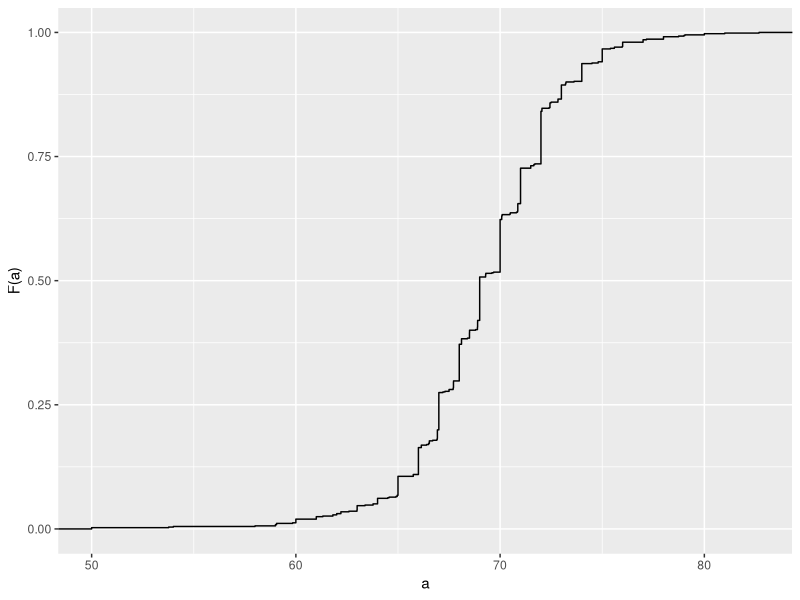
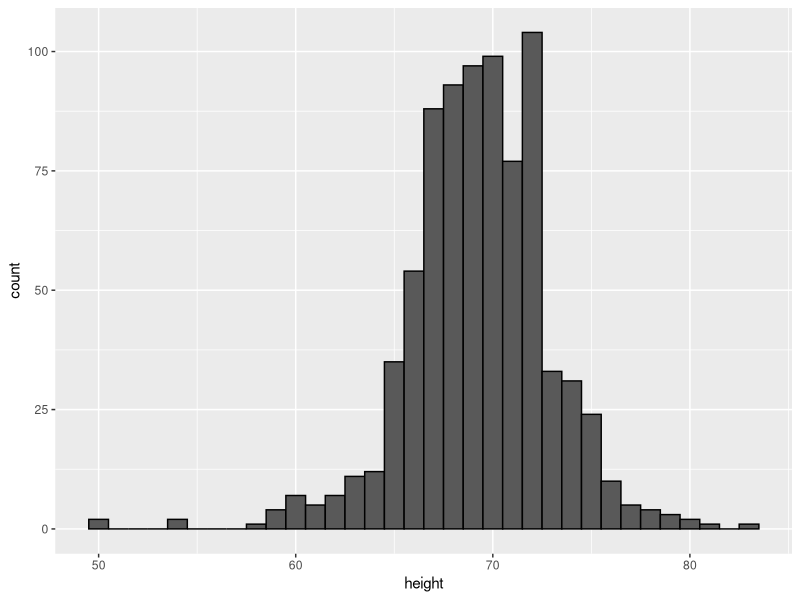
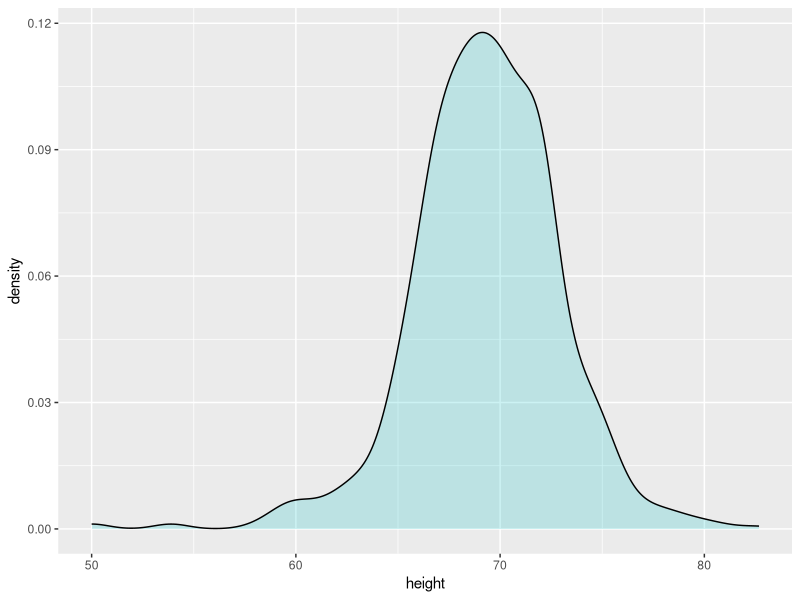
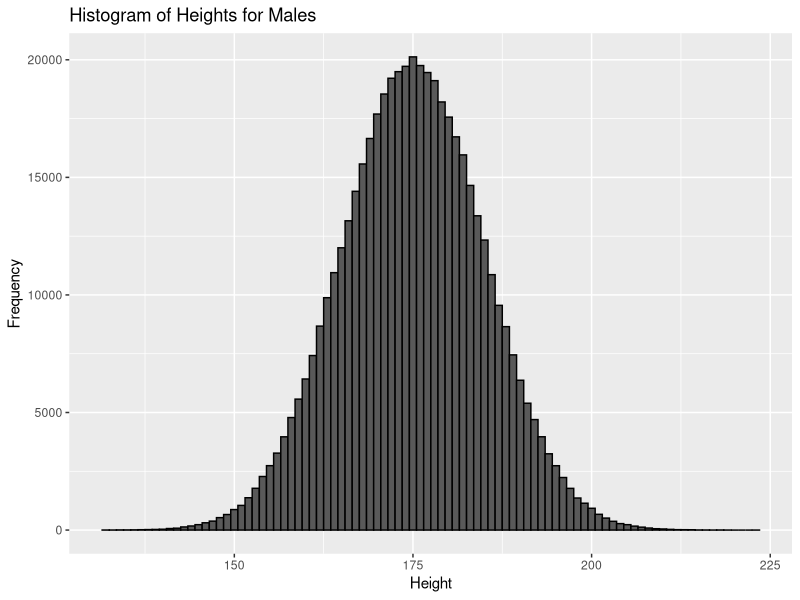
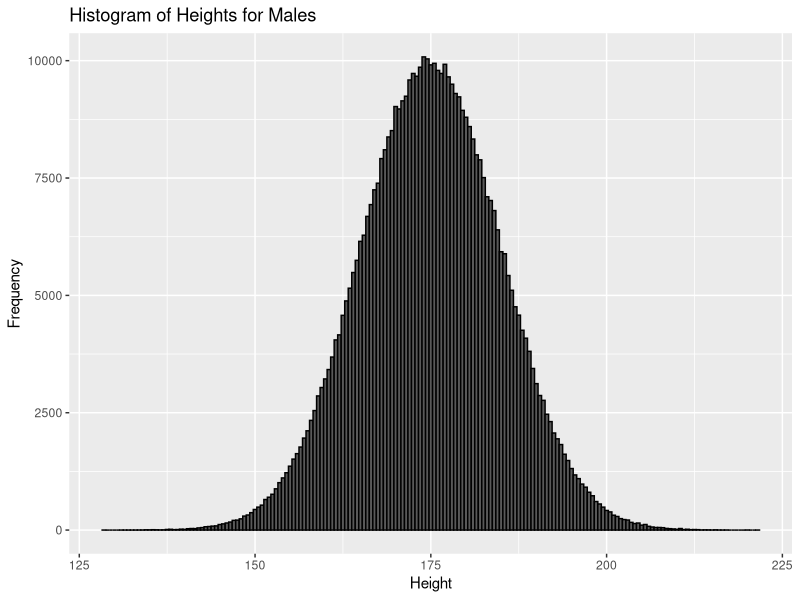
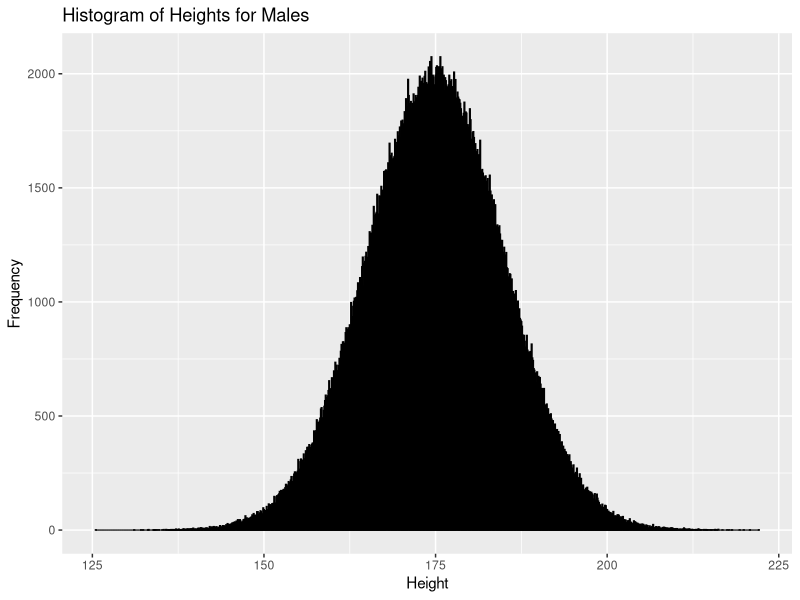
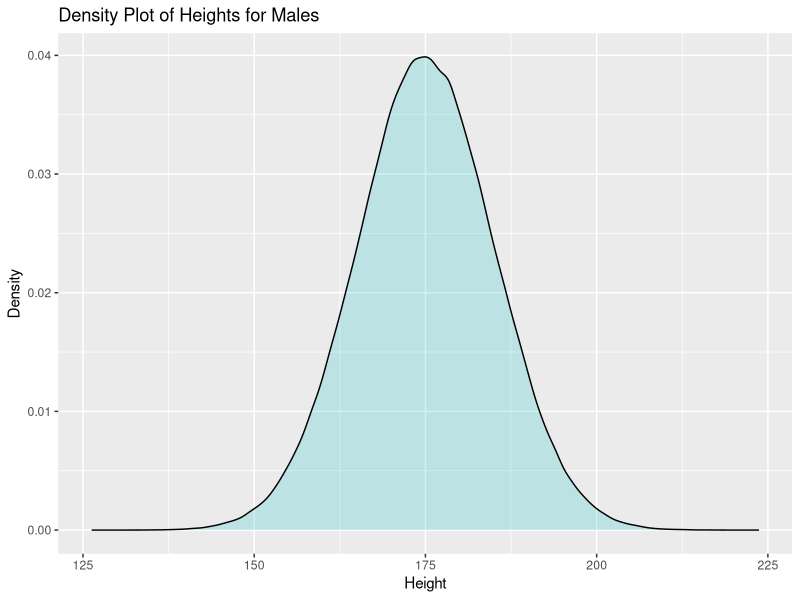
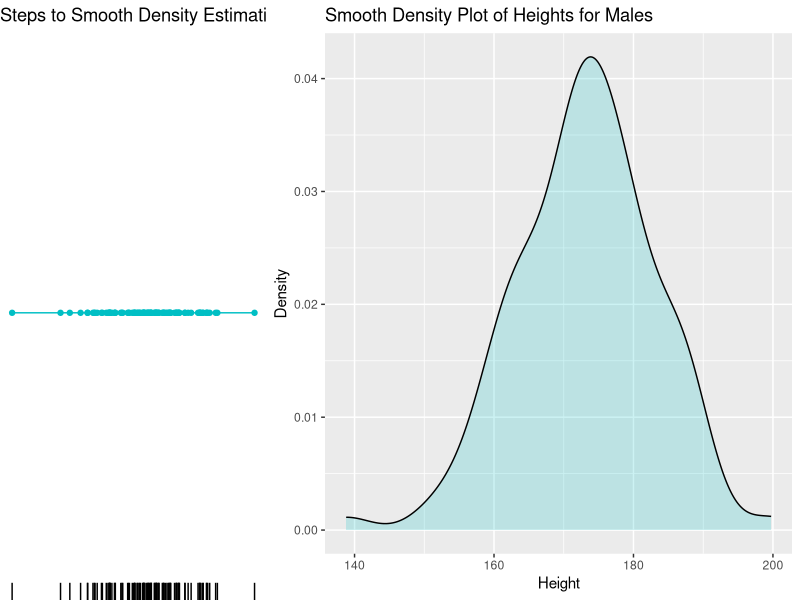

The R source for these figures, in order: (Note: this script raises an error after producing the figures.)
## ---- chunk 1
library(dslabs)

## ---- chunk 2
prop.table(table(state.region))
#> state.region
#>     Northeast         South North Central          West 
#>          0.18          0.32          0.24          0.26
## ---- chunk 3
library(tidyverse)
heights |> filter(sex == "Male") |> 
  ggplot(aes(height)) + 
  stat_ecdf() +
  labs(x = "a", y = "F(a)")
## ---- chunk 4
heights |> filter(sex == "Male") |> 
  ggplot(aes(height)) + 
  geom_histogram(binwidth = 1, color = "black")
## ---- chunk 5
heights |> 
  filter(sex == "Male") |> 
  ggplot(aes(height)) + 
  geom_density(alpha = 0.2, fill = "#00BFC4")
## ---- chunk 6
data <- data.frame(height = rnorm(1000000, mean = 175, sd = 10),
                   sex = sample(c("Male", "Female"), 1000000, replace = TRUE))

# Lọc dữ liệu cho giới tính "Male"
filtered_data <- data[data$sex == "Male", ]

# Vẽ histogram
library(ggplot2)
ggplot(filtered_data, aes(x = height)) +
  geom_histogram(binwidth = 1, color = "black") +
  labs(title = "Histogram of Heights for Males",
       x = "Height",
       y = "Frequency")
## ---- chunk 7
data <- data.frame(height = rnorm(1000000, mean = 175, sd = 10),
                   sex = sample(c("Male", "Female"), 1000000, replace = TRUE))

# Lọc dữ liệu cho giới tính "Male"
filtered_data <- data[data$sex == "Male", ]

# Vẽ histogram với binwidth là 0.5
library(ggplot2)
ggplot(filtered_data, aes(x = height)) +
  geom_histogram(binwidth = 0.5, color = "black") +
  labs(title = "Histogram of Heights for Males",
       x = "Height",
       y = "Frequency")

## ---- chunk 8
data <- data.frame(height = rnorm(1000000, mean = 175, sd = 10),
                   sex = sample(c("Male", "Female"), 1000000, replace = TRUE))

# Lọc dữ liệu cho giới tính "Male"
filtered_data <- data[data$sex == "Male", ]

# Vẽ histogram với binwidth là 0.5
library(ggplot2)
ggplot(filtered_data, aes(x = height)) +
  geom_histogram(binwidth = 0.1, color = "black") +
  labs(title = "Histogram of Heights for Males",
       x = "Height",
       y = "Frequency")
## ---- chunk 9
data <- data.frame(height = rnorm(1000000, mean = 175, sd = 10),
                   sex = sample(c("Male", "Female"), 1000000, replace = TRUE))

# Lọc dữ liệu cho giới tính "Male"
filtered_data <- data[data$sex == "Male", ]

# Vẽ đường cong mật độ với alpha và fill
library(ggplot2)
ggplot(filtered_data, aes(x = height)) +
  geom_density(alpha = 0.2, fill = "#00BFC4", adjust = 1) + # Đặt adjust thành 1 để tính theo tần số
  labs(title = "Density Plot of Heights for Males",
       x = "Height",
       y = "Density")
## ---- chunk 10
# Tạo 1,000,000 giá trị ngẫu nhiên
data <- data.frame(height = rnorm(1000000, mean = 175, sd = 10),
                   sex = sample(c("Male", "Female"), 1000000, replace = TRUE))

# Lọc dữ liệu cho giới tính "Male" và lấy mẫu ngẫu nhiên 100 giá trị
set.seed(123)  # Để đảm bảo kết quả nhất quán
filtered_data <- data[data$sex == "Male", ]
sampled_data <- filtered_data[sample(nrow(filtered_data), 100), ]

# Biểu đồ sơ đồ minh họa các bước
library(ggplot2)
steps <- ggplot() +
  geom_point(aes(x = height, y = 0), data = sampled_data, color = "#00BFC4") +
  geom_line(aes(x = height, y = 0), data = sampled_data, color = "#00BFC4") +
  geom_rug(aes(x = height), data = sampled_data, sides = "b") +
  labs(title = "Steps to Smooth Density Estimation",
       x = "Height",
       y = "") +
  theme_void()

# Biểu đồ đường cong mật độ trơn tru
density_plot <- ggplot(sampled_data, aes(x = height)) +
  geom_density(alpha = 0.2, fill = "#00BFC4") +
  labs(title = "Smooth Density Plot of Heights for Males",
       x = "Height",
       y = "Density")

# Hiển thị cả hai biểu đồ
library(gridExtra)
grid.arrange(steps, density_plot, ncol = 2, widths = c(1, 2))

## ---- chunk 11
p <- heights |> filter(sex == "Male") |> 
  ggplot(aes(height)) +
  geom_histogram(aes(y = after_stat(density)), binwidth = 1, alpha = 0.5) 

p1 <- p +  geom_line(stat = 'density', adjust = 0.5)
p2 <- p +  geom_line(stat = 'density', adjust = 2) 

library(gridExtra)
#> 
#> Attaching package: 'gridExtra'
#> The following object is masked from 'package:dplyr':
#> 
#>     combine
grid.arrange(p1,p2, ncol = 2)


## ---- chunk 12
m <- sum(x) / length(x)
## ---- chunk 13
s <- sqrt(sum((x - m)^2) / length(x))
## ---- chunk 14
index <- heights$sex == "Male"
x <- heights$height[index]
## ---- chunk 15
m <- mean(x)
s <- sd(x)
## ---- chunk 16
z <- scale(x)
## ---- chunk 17
mean(abs(z) < 2)
#> [1] 0.95
## ---- chunk 18
pnorm(-1.96)
#> [1] 0.025
## ---- chunk 19
qnorm(0.975)
#> [1] 1.96
## ---- chunk 20
qnorm(0.975, mean = 5, sd = 2)
#> [1] 8.92
## ---- chunk 21
mean(x <= 69.5)
#> [1] 0.515
## ---- chunk 22
p <- seq(0.05, 0.95, 0.05)
## ---- chunk 23
sample_quantiles <- quantile(x, p)
## ---- chunk 24
theoretical_quantiles <- qnorm(p, mean = mean(x), sd = sd(x))
## ---- chunk 25
qplot(theoretical_quantiles, sample_quantiles) + geom_abline()
#> Warning: `qplot()` was deprecated in ggplot2 3.4.0.
## ---- chunk 26
sample_quantiles <- quantile(z, p)
theoretical_quantiles <- qnorm(p) 
qplot(theoretical_quantiles, sample_quantiles) + geom_abline()
## ---- chunk 27
heights |> filter(sex == "Male") |>
  ggplot(aes(sample = scale(height))) + 
  geom_qq() +
  geom_abline()
## ---- chunk 28
heights |> ggplot(aes(sex, height, fill = sex)) + geom_boxplot()
## ---- chunk 29
heights |> filter(sex == "Female") |> 
  top_n(5, desc(height)) |>
  pull(height)
#> [1] 51 53 55 52 52
## ---- chunk 30
library(dslabs)
str(outlier_example)
#>  num [1:500] 5.59 5.8 5.54 6.15 5.83 5.54 5.87 5.93 5.89 5.67 ...
## ---- chunk 31
mean(outlier_example)
#> [1] 6.1
sd(outlier_example)
#> [1] 7.8
## ---- chunk 32
boxplot(outlier_example)
## ---- chunk 33
median(outlier_example)
#> [1] 5.74
## ---- chunk 34
IQR(outlier_example) / 1.349
#> [1] 0.245
## ---- chunk 35
q3 <- qnorm(0.75)
q1 <- qnorm(0.25)
iqr <- q3 - q1
r <- c(q1 - 1.5*iqr, q3 + 1.5*iqr)
r
#> [1] -2.7  2.7
## ---- chunk 36
max_height <- quantile(outlier_example, 0.75) + 3*IQR(outlier_example)
max_height
#>  75% 
#> 6.91
## ---- chunk 37
x <- outlier_example[outlier_example < max_height]
qqnorm(x)
qqline(x)
## ---- chunk 38
mad(outlier_example)
#> [1] 0.237
